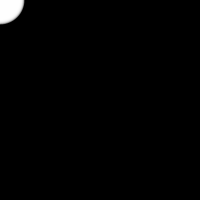
Frame 1 (no input)
Frame 60 (the mouse pressed at the canvas centre just before this capture): identical to frame 1, image omitted
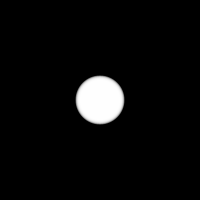
Frame 120 (the mouse held since frame 60 and released just before this capture)

The Processing sketch that drew these frames (run headless with seeded random() and noise(); from frame 60 on, the mouse is pressed at the canvas centre):

// Processing sketch: DAy_17_2
// ── DAy_17_2.pde
int num = 50;
int[] x = new int[50];
int[] y = new int[50];
void setup(){
  size(200,200);
  noStroke();
  fill(255,102); }

void draw(){
  background(0);
  for(int i = num-1; i > 0; i--){
    x[i] = x[i-1];
    y[i] = y[i-1]; //read from bottom of list
   }  
    x[0] = mouseX;
    y[0] = mouseY; //add value at top of line
    
    for(int i = 0; i<num; i++){
      ellipse(x[i],y[i],i,i);
    }
}
    
    
   
